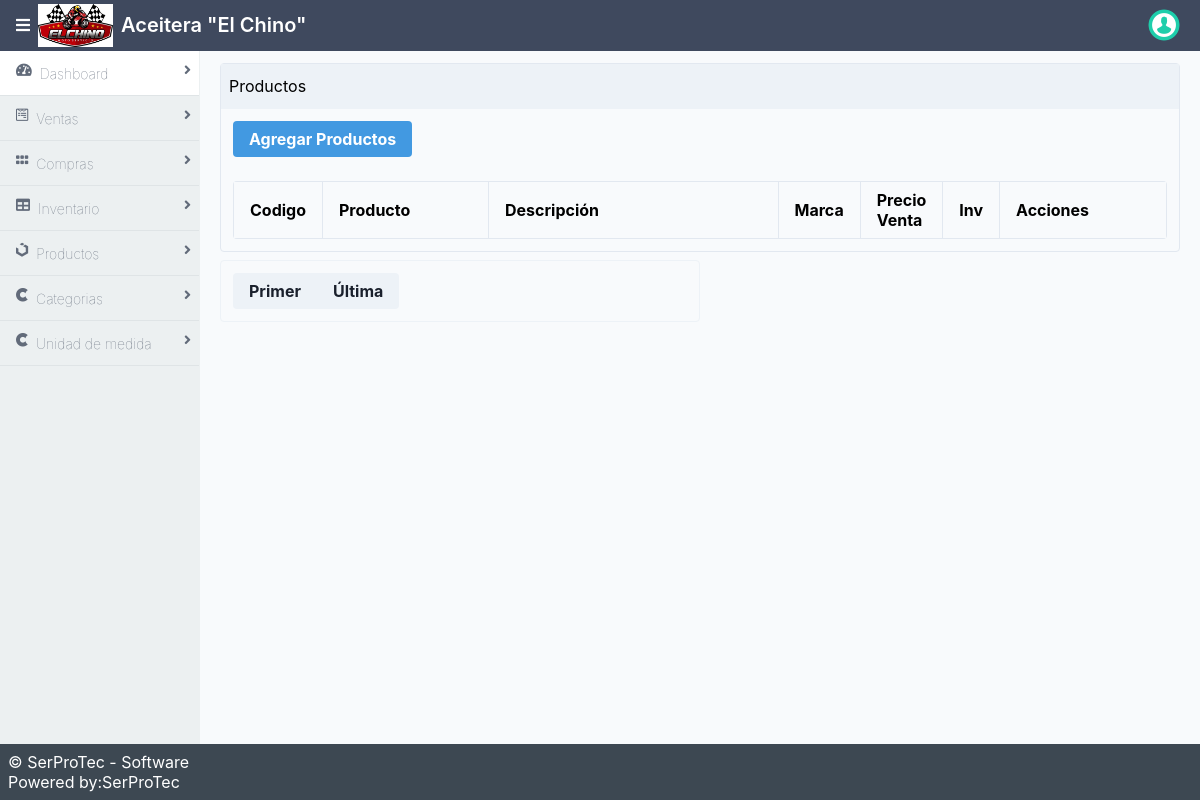
The app's page /sistema/vistaProductos.php, older data.
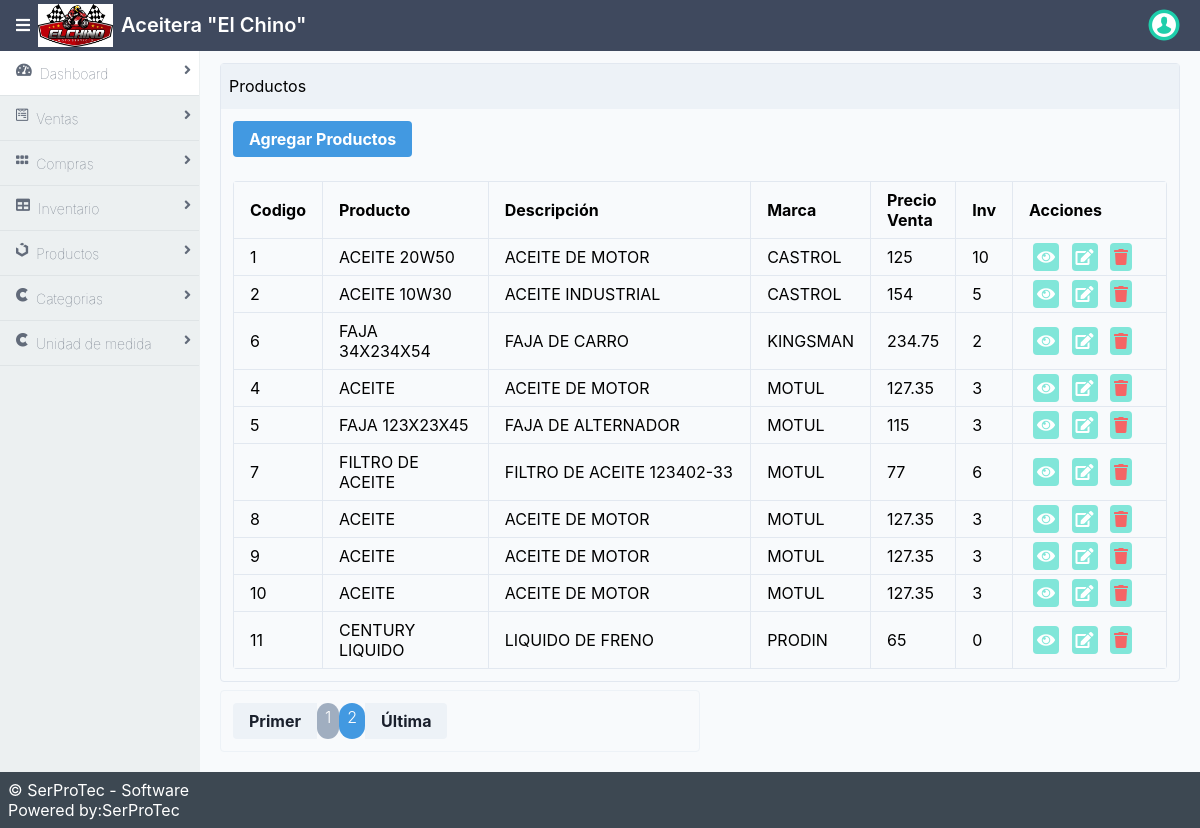
The same page, newer data.
### tables this page shows
CREATE TABLE `PRODUCTO` (
  `ID_PRODUCTO` int(11) NOT NULL,
  `PRODUCTO` varchar(50) NOT NULL,
  `UM` varchar(50) NOT NULL,
  `DESCRIPCION` varchar(50) NOT NULL,
  `PRC_VENTA` double NOT NULL,
  `PRC_COSTO` double NOT NULL,
  `MARCA` varchar(50) NOT NULL,
  `CATEGORIA` varchar(50) NOT NULL,
  `ESTATUS` tinyint(4) NOT NULL DEFAULT 1,
  `EXISTENCIA` double NOT NULL,
  `INGRESOS` double NOT NULL,
  `SALIDAS` double NOT NULL
);

### sistema/vistaProductos.php (the view, shortened to what the changed rows need)
<?php
include "../conexion.php";
?>
<!DOCTYPE html>
<html lang="en">
<head>
    <?php
    include '../includes/includes.php';
    ?>
</head>
<body>
    <div class="mx-auto bg-grey-lightest">
        <div class="min-h-screen flex flex-col">
            <?php
            include '../includes/header.php';
            ?>
            <div class="flex flex-1">
                <main class="bg-white-500 flex-1 p-3 overflow-hidden">
                    <div class="flex flex-col">
                        <div class="flex flex-1  flex-col md:flex-row lg:flex-row mx-2">
                            <div class="mb-2 border-solid border-gray-300 rounded border shadow-sm w-full">
                                <div class="p-3">
                                    <table class="table-responsive w-full rounded">
                                        <thead>
                                            <tr>
                                                <th class="border w-1/10 px-4 py-2">Codigo</th>
                                                <th class="border w-1/4 px-4 py-2">Producto</th>
                                                <th class="border w-1/2 px-4 py-2">Descripción</th>
                                                <th class="border w-1/7 px-4 py-2">Marca</th>
                                                <th class="border w-1/7 px-4 py-2">Precio Venta</th>
                                                <th class="border w-1/9 px-4 py-2">Inv</th>
                                                <th class="border w-1/4 px-4 py-2">Acciones</th>
                                            </tr>
                                        </thead>
                                        <?php
                                        $sql_registros = mysqli_query($conection, "SELECT COUNT(*) AS total_registros FROM producto WHERE ESTATUS = 1;");
                                        $result_registros = mysqli_fetch_array($sql_registros);
                                        $total_registros = $result_registros['total_registros'];
                                        $reg_pagina = 10;
                                        if (empty($_GET['pagina'])) {
                                            $pagina = 1;
                                        } else {
                                            $pagina = $_GET['pagina'];
                                        }
                                        $desde = ($pagina - 1) * $reg_pagina;
                                        $total_paginas = ceil($total_registros / $reg_pagina);
                                        $consulta_productos = mysqli_query($conection, "SELECT * FROM `PRODUCTO` WHERE ESTATUS = '1'
                                                                                        ORDER BY MARCA LIMIT $desde,$reg_pagina;");
                                        $resultado = mysqli_num_rows($consulta_productos);
                                        if ($resultado > 0) {
                                            while ($datos_obtenidos = mysqli_fetch_array($consulta_productos)) {
                                        ?>
                                                <tbody>
                                                    <tr>
                                                        <td class="border px-4 py-2"><?php echo $datos_obtenidos['ID_PRODUCTO']; ?></td>
                                                        <td class="border px-4 py-2"><?php echo $datos_obtenidos['PRODUCTO']; ?></td>
                                                        <td class="border px-4 py-2"><?php echo $datos_obtenidos['DESCRIPCION']; ?></td>
                                                        <td class="border px-4 py-2"><?php echo $datos_obtenidos['MARCA']; ?></td>
                                                        <td class="border px-4 py-2"><?php echo $datos_obtenidos['PRC_VENTA']; ?></td>
                                                        <td class="border px-4 py-2"><?php echo $datos_obtenidos['EXISTENCIA']; ?></td>
                                                        <td class="border px-4 py-2">
                                                            <a class="bg-teal-300 cursor-pointer rounded p-1 mx-1 text-white">
                                                                <i class="fas fa-eye"></i></a>
                                                            <a href="../sistema/editarProducto.php?id=<?php ?>" class="bg-teal-300 cursor-pointer rounded p-1 mx-1 text-white">
                                                                <i class="fas fa-edit"></i></a>
                                                            <a href="../sistema/eliminarProducto.php?id=<?php echo $datos_obtenidos['ID_PRODUCTO'];?>" class="bg-teal-300 cursor-pointer rounded p-1 mx-1 text-red-500">
                                                                <i class="fas fa-trash"></i>
                                                            </a>
                                                        </td>
                                                    </tr>
                                            <?php
                                            }
                                        }
                                            ?>
                                                </tbody>
                                    </table>
                                </div>
                            </div>
                        </div>
                    </div>
                    <div class="flex flex-1  flex-col md:flex-row lg:flex-row mx-2">
                        <div class="mb-2 border-solid border-gray-200 rounded border shadow-sm w-full md:w-1/2 lg:w-1/2">
                            <div class="p-3">
                                <div class="inline-flex">
                                    <?php
                                    for ($i = 1; $i <= $total_paginas; $i++) {
                                        if ($i == $pagina) {
                                            echo '<li style="text-decoration: none; list-style: none;" class="bg-gray-500 hover:bg-blue-800 text-white font-light py-1 px-2 rounded-full"><a class="page-link">' . $i . '</a></li>';
                                        } else {
                                            echo '<li style="text-decoration: none; list-style: none;" class="bg-blue-500 hover:bg-blue-800 text-white font-light py-1 px-2 rounded-full"><a class="page-link" href="?pagina=' . $i . '">' . $i . '</a></li>';
                                        }
                                    }
                                    ?>
                                </div>
                            </div>
                        </div>
                    </div>
                </main>
            </div>
        </div>
    </div>
</body>
</html>

Row changes from the older to the newer data that the page shows:
added producto: ID_PRODUCTO "1", PRODUCTO "ACEITE 20W50", DESCRIPCION "ACEITE DE MOTOR", MARCA "CASTROL", PRC_VENTA "125", EXISTENCIA "10"
added producto: ID_PRODUCTO "2", PRODUCTO "ACEITE 10W30", DESCRIPCION "ACEITE INDUSTRIAL", MARCA "CASTROL", PRC_VENTA "154", EXISTENCIA "5"
added producto: ID_PRODUCTO "6", PRODUCTO "FAJA 34X234X54", DESCRIPCION "FAJA DE CARRO", MARCA "KINGSMAN", PRC_VENTA "234.75", EXISTENCIA "2"
added producto: ID_PRODUCTO "4", PRODUCTO "ACEITE", DESCRIPCION "ACEITE DE MOTOR", MARCA "MOTUL", PRC_VENTA "127.35", EXISTENCIA "3"
added producto: ID_PRODUCTO "5", PRODUCTO "FAJA 123X23X45", DESCRIPCION "FAJA DE ALTERNADOR", MARCA "MOTUL", PRC_VENTA "115", EXISTENCIA "3"
added producto: ID_PRODUCTO "7", PRODUCTO "FILTRO DE ACEITE", DESCRIPCION "FILTRO DE ACEITE 123402-33", MARCA "MOTUL", PRC_VENTA "77", EXISTENCIA "6"
added producto: ID_PRODUCTO "8", PRODUCTO "ACEITE", DESCRIPCION "ACEITE DE MOTOR", MARCA "MOTUL", PRC_VENTA "127.35", EXISTENCIA "3"
added producto: ID_PRODUCTO "9", PRODUCTO "ACEITE", DESCRIPCION "ACEITE DE MOTOR", MARCA "MOTUL", PRC_VENTA "127.35", EXISTENCIA "3"
added producto: ID_PRODUCTO "10", PRODUCTO "ACEITE", DESCRIPCION "ACEITE DE MOTOR", MARCA "MOTUL", PRC_VENTA "127.35", EXISTENCIA "3"
added producto: ID_PRODUCTO "11", PRODUCTO "CENTURY LIQUIDO", DESCRIPCION "LIQUIDO DE FRENO", MARCA "PRODIN", PRC_VENTA "65", EXISTENCIA "0"
Text that changed along with them:
new list line: "1"
new list line: "2"
